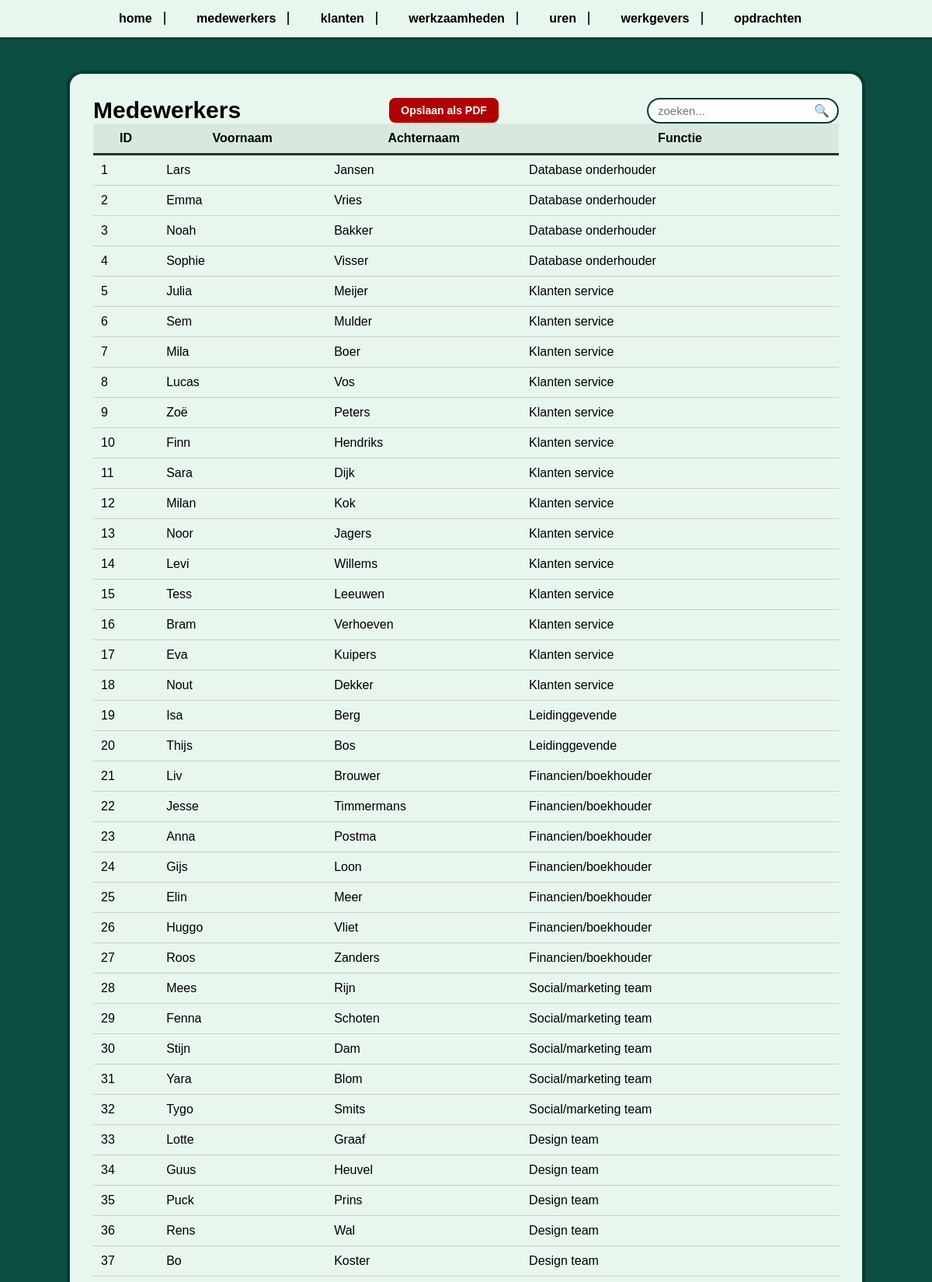
The page /medewerkers.php (upper part) on the database its author committed.
### tables this page shows
CREATE TABLE `Medewerkers` (
  `ID` int NOT NULL,
  `Voornaam` varchar(50) NOT NULL,
  `Tussenvoegsel` varchar(15) NOT NULL,
  `Achternaam` varchar(50) NOT NULL,
  `Geboorte datum` varchar(15) NOT NULL,
  `Functie` varchar(150) NOT NULL,
  `Werk mail` varchar(130) NOT NULL,
  `Kantoor ruimte` varchar(5) NOT NULL
);

### medewerkers.php (the view, shortened to what this page needs)
<?php
$Servername = $_ENV['DB_HOST'] . ':' . $_ENV['DB_PORT'];
$Username   = $_ENV['DB_USERNAME'];
$Password   = $_ENV['DB_PASSWORD'];
$Dbname     = $_ENV['DB_NAME'];
$conn = @new mysqli($Servername, $Username, $Password, $Dbname);
$sql = "SELECT
            `ID`,
            `Voornaam`,
            `Achternaam`,
            `Functie`
        FROM `Medewerkers`";
$result = $conn->query($sql);
?>
<!DOCTYPE html>
<html lang="nl">
<head>
</head>
<body>
<nav>
    <div class="links">
        <a href="index.php">home</a>
        <a href="medewerkers.php">medewerkers</a>
        <a href="klanten.php">klanten</a>
        <a href="werkzaamheden.php">werkzaamheden</a>
        <a href="uren.php">uren</a>
        <a href="werkgevers.php">werkgevers</a>
        <a href="opdrachten.php">opdrachten</a>
    </div>
</nav>
<div class="container">
    <div class="title-row">
        <h1>Medewerkers</h1>
        <button class="pdf-btn" onclick="window.print()">Opslaan als PDF</button>
        <div class="searchbar">
            <input type="text" id="search" placeholder="zoeken..."> 🔍
        </div>
    </div>
    <table id="dataTable">
        <tr>
            <th>ID</th>
            <th>Voornaam</th>
            <th>Achternaam</th>
            <th>Functie</th>
        </tr>
        <?php
        if ($result && $result->num_rows > 0) {
            while($row = $result->fetch_assoc()) {
                echo "<tr>";
                echo "<td>{$row['ID']}</td>";
                echo "<td>{$row['Voornaam']}</td>";
                echo "<td>{$row['Achternaam']}</td>";
                echo "<td>{$row['Functie']}</td>";
                echo "</tr>";
            }
        } else {
            echo "<tr><td colspan='4'>Geen medewerkers gevonden</td></tr>";
        }
        ?>
    </table>
</div>
</body>
</html>

### medewerkers.php (style rules this page uses)
body { margin: 0; font-family: Arial, sans-serif; background: #0a4f42; }
nav { background: #e8f7ee; padding: 15px; display: flex; justify-content: center; border-bottom: 3px solid #083c32; }
nav .links a { margin: 0 18px; padding-right: 15px; color: #000; font-weight: bold; text-decoration: none; border-right: 2px solid #083c32; }
nav .links a:last-child { border-right: none; }
.container { background: #e8f7ee; margin: 40px auto; width: 80%; padding: 30px; border-radius: 20px; border: 4px solid #083c32; }
.title-row { display: flex; justify-content: space-between; align-items: center; }
h1 { margin: 0; font-size: 30px; display: flex; align-items: center; }
.searchbar { background: white; border-radius: 20px; padding: 5px 10px; border: 2px solid #083c32; display: flex; align-items: center; }
.searchbar input { border: none; outline: none; background: transparent; font-size: 15px; }
table { width: 100%; border-collapse: separate; border-spacing: 0; }
table th { position: sticky; top: 0; background: #d7e9dd; border-bottom: 3px solid #083c32; padding: 10px; }
table td { padding: 10px; border-bottom: 1px solid #ccc; }
.pdf-btn { background: #b30000; color: white; padding: 8px 15px; border: none; border-radius: 8px; cursor: pointer; font-size: 14px; font-weight: bold; }

### rows shown on the page
medewerkers: ID "1", Voornaam "Lars", Achternaam "Jansen", Functie "Database onderhouder"
medewerkers: ID "2", Voornaam "Emma", Achternaam "Vries", Functie "Database onderhouder"
medewerkers: ID "3", Voornaam "Noah", Achternaam "Bakker", Functie "Database onderhouder"
medewerkers: ID "4", Voornaam "Sophie", Achternaam "Visser", Functie "Database onderhouder"
medewerkers: ID "5", Voornaam "Julia", Achternaam "Meijer", Functie "Klanten service"
medewerkers: ID "6", Voornaam "Sem", Achternaam "Mulder", Functie "Klanten service"
medewerkers: ID "7", Voornaam "Mila", Achternaam "Boer", Functie "Klanten service"
medewerkers: ID "8", Voornaam "Lucas", Achternaam "Vos", Functie "Klanten service"
medewerkers: ID "9", Voornaam "Zoë", Achternaam "Peters", Functie "Klanten service"
medewerkers: ID "10", Voornaam "Finn", Achternaam "Hendriks", Functie "Klanten service"
medewerkers: ID "11", Voornaam "Sara", Achternaam "Dijk", Functie "Klanten service"
medewerkers: ID "12", Voornaam "Milan", Achternaam "Kok", Functie "Klanten service"
medewerkers: ID "13", Voornaam "Noor", Achternaam "Jagers", Functie "Klanten service"
medewerkers: ID "14", Voornaam "Levi", Achternaam "Willems", Functie "Klanten service"
medewerkers: ID "15", Voornaam "Tess", Achternaam "Leeuwen", Functie "Klanten service"
medewerkers: ID "16", Voornaam "Bram", Achternaam "Verhoeven", Functie "Klanten service"
medewerkers: ID "17", Voornaam "Eva", Achternaam "Kuipers", Functie "Klanten service"
medewerkers: ID "18", Voornaam "Nout", Achternaam "Dekker", Functie "Klanten service"
medewerkers: ID "19", Voornaam "Isa", Achternaam "Berg", Functie "Leidinggevende"
medewerkers: ID "20", Voornaam "Thijs", Achternaam "Bos", Functie "Leidinggevende"
medewerkers: ID "21", Voornaam "Liv", Achternaam "Brouwer", Functie "Financien/boekhouder"
medewerkers: ID "22", Voornaam "Jesse", Achternaam "Timmermans", Functie "Financien/boekhouder"
medewerkers: ID "23", Voornaam "Anna", Achternaam "Postma", Functie "Financien/boekhouder"
medewerkers: ID "24", Voornaam "Gijs", Achternaam "Loon", Functie "Financien/boekhouder"
medewerkers: ID "25", Voornaam "Elin", Achternaam "Meer", Functie "Financien/boekhouder"
medewerkers: ID "26", Voornaam "Huggo", Achternaam "Vliet", Functie "Financien/boekhouder"
medewerkers: ID "27", Voornaam "Roos", Achternaam "Zanders", Functie "Financien/boekhouder"
medewerkers: ID "28", Voornaam "Mees", Achternaam "Rijn", Functie "Social/marketing team"
medewerkers: ID "29", Voornaam "Fenna", Achternaam "Schoten", Functie "Social/marketing team"
medewerkers: ID "30", Voornaam "Stijn", Achternaam "Dam", Functie "Social/marketing team"
medewerkers: ID "31", Voornaam "Yara", Achternaam "Blom", Functie "Social/marketing team"
medewerkers: ID "32", Voornaam "Tygo", Achternaam "Smits", Functie "Social/marketing team"
medewerkers: ID "33", Voornaam "Lotte", Achternaam "Graaf", Functie "Design team"
medewerkers: ID "34", Voornaam "Guus", Achternaam "Heuvel", Functie "Design team"
medewerkers: ID "35", Voornaam "Puck", Achternaam "Prins", Functie "Design team"
medewerkers: ID "36", Voornaam "Rens", Achternaam "Wal", Functie "Design team"
medewerkers: ID "37", Voornaam "Bo", Achternaam "Koster", Functie "Design team"
